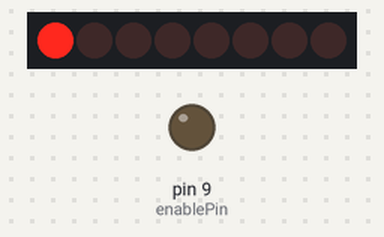
Recording of a sketch running on a simulated Arduino Uno, built with avr-gcc and run on an emulated ATmega328P. On the bench: 8 shift-register outputs drawn as a row of LEDs (first output left, lit = HIGH), output pins drawn as LEDs (lit = HIGH). Wiring (inferred from the names in the program): shift register (74HC595): data pin 2; shift clock pin 3; latch pin 4. Wiring (inferred from the signals the program sends): row of LEDs: on Q0, Q1, Q2, Q3, Q4, Q5, Q6, Q7. Pins used as bus, display or sensor lines are not drawn.

Above: at 0.6 s.
At 5.1 s:
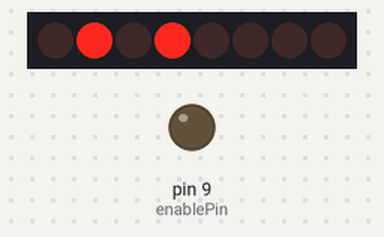
At 10.1 s:
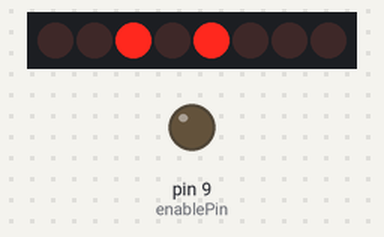
At 20.1 s:
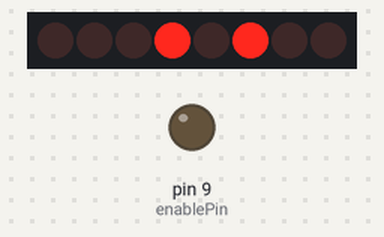
At 30.1 s:
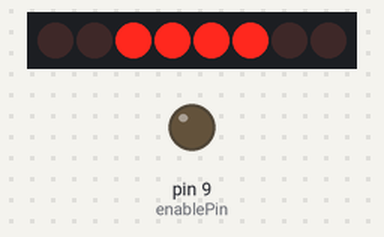
At 39.75 s:
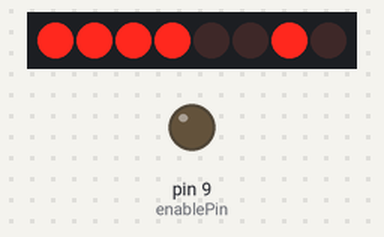
Timing chart, 0 to 40.0 s (numbered marks = the images above):
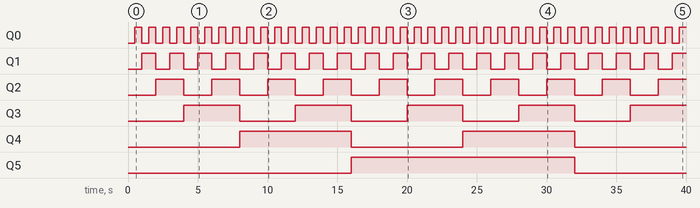

Measured:
- by itself, Q0: alternates HIGH for 0.50 s and LOW for 0.50 s
- by itself, Q1: alternates HIGH for 1.0 s and LOW for 1.0 s
- by itself, Q2: alternates HIGH for 2.0 s and LOW for 2.0 s
- by itself, Q3: alternates HIGH for 4.0 s and LOW for 4.0 s
- by itself, Q4: alternates HIGH for 8.0 s and LOW for 8.0 s
- by itself, Q5: LOW → HIGH at 16.0 s, → LOW 16.0 s later

The sketch:

CD4094_74HC595.ino
```cpp
//controlling 74HC595/CD4094

#define SELECTED_CHIP 0 //0 = 74HC595, 1 = CD4094

#ifdef SELECTED_CHIP
#if SELECTED_CHIP != 0 && SELECTED_CHIP != 1
#error "Invalid Value Entered For SELECTED_CHIP"
#elif SELECTED_CHIP == 0
// ONLY for 74HC595
// const uint8_t MR_Pin = 8; MR(pin 10), MR LOW, Q0-Q7 cleared. Connect to Vcc if unused.
#endif
// Define Connections to 		 74HC595		|	  CD4094
const uint8_t enablePin = 9; //	OE(pin 13)		|	OE(pin 15)
const uint8_t latchPin = 4; // ST_CP(pin 12)	|	ST_CP(pin 1)
const uint8_t clockPin = 3; // SH_CP(pin 11)	|	SH_CP(pin 3)
const uint8_t dataPin = 2;  // DS(pin 14)		|	DS(pin 2)
//74HC595: OE HIGH, output is Hi-Z
//CD4094: OE LOW, output is Hi-Z
#else
#error "SELECTED_CHIP Not Defined!"
#endif

int ShiftOut = MSBFIRST;
void setup ()
{
  // Setup pins as Outputs
  pinMode(enablePin, OUTPUT);
  pinMode(latchPin, OUTPUT);
  pinMode(clockPin, OUTPUT);
  pinMode(dataPin, OUTPUT);

  //enable chip output
#if SELECTED_CHIP == 0
  digitalWrite(enablePin, LOW);
#else
  digitalWrite(enablePin, HIGH);
#endif
}

void loop() {

  // Count from 0 to 255 and output on register (LEDs used to display binary value on output)

  for (int numberToDisplay = 0; numberToDisplay < 256; numberToDisplay++) {

    //Set ST_CP to keep LEDs from changing while writing serial data to register
    digitalWrite(latchPin, LOW);

    // Shift out the bits
    if (ShiftOut == LSBFIRST) {
      for (int i = 0; i < 8; i++) {
        digitalWrite(dataPin, (numberToDisplay & (1 << i)));
        digitalWrite(clockPin, HIGH); // Shift out the next bit
        digitalWrite(clockPin, LOW);
      }
    }
    else {
      for (int i = 7; i >= 0; i--) {
        digitalWrite(dataPin, (numberToDisplay & (1 << i)));
        digitalWrite(clockPin, HIGH); // Shift out the next bit
        digitalWrite(clockPin, LOW);
      }
    }
    //shiftOut(dataPin, clockPin, MSBFIRST, numberToDisplay);

    //Reset ST_CP to update the register output
    digitalWrite(latchPin, HIGH);

    delay(500);
  }
}
```
